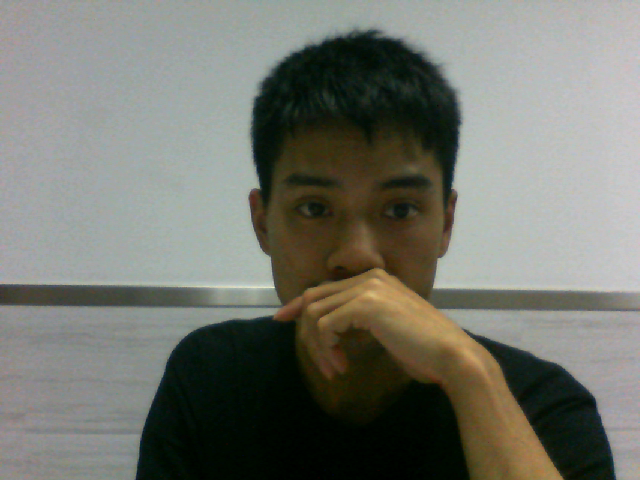
#> input picture section3/3.8/img/screenshot.png, 640 x 480 px
$ python testThreshold.py
#> lines starting #> are read from the running program, lines starting #| are printed output that depends on the picture; after the words box and inside, x2 and y2 are one past the last pixel; in counts of white or black regions, pixels touching at a corner belong together
import cv2
import numpy as np
import matplotlib.pyplot as plt
from pylab import *

"""
threshold(src, thresh, maxval, type[, dst]) -> retval, dst
    @brief 函数 cvThreshold 对单通道数组应用固定阈值操作, 该函数的典型应用是对灰度图像进行阈值操作得到二值图像

    :param src 源图像
    :param thresh 进行分类的阈值
    :param maxval 高于（低于）阈值时赋予的新值
    :param type 一个方法选择参数, 常用的有：
            • cv2.THRESH_BINARY（黑白二值）
            • cv2.THRESH_BINARY_INV（黑白二值反转）
            • cv2.THRESH_TRUNC （得到的图像为多像素值）
            • cv2.THRESH_TOZERO
            • cv2.THRESH_TOZERO_INV
    :param dst （可选）输出图像数组, 其尺寸要和src相同

    该函数有两个返回值
    :return retVal 得到的阈值, 一般和thresh相同
    :return dst 阈值化后的图像
"""

img = cv2.imread('img/screenshot.png', 0) # 直接读为灰度图像
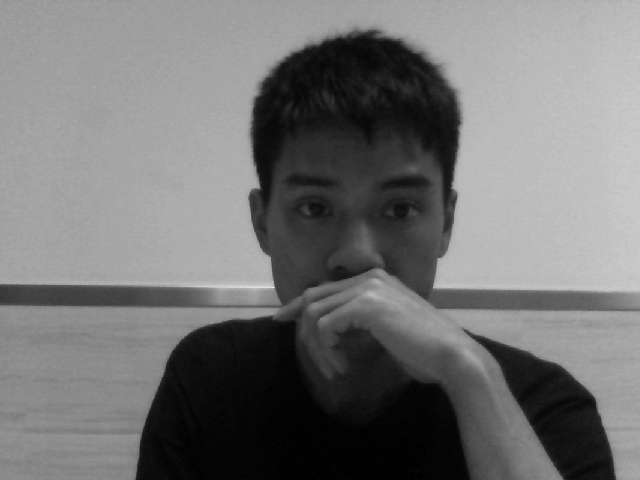
#> img: shape (480, 640); min 0, max 232, mean 115.5

# 二值化处理，低于阈值的像素点灰度值置为0, 高于阈值的值置为参数3
ret, thresh1 = cv2.threshold(img, 127, 255, cv2.THRESH_BINARY)
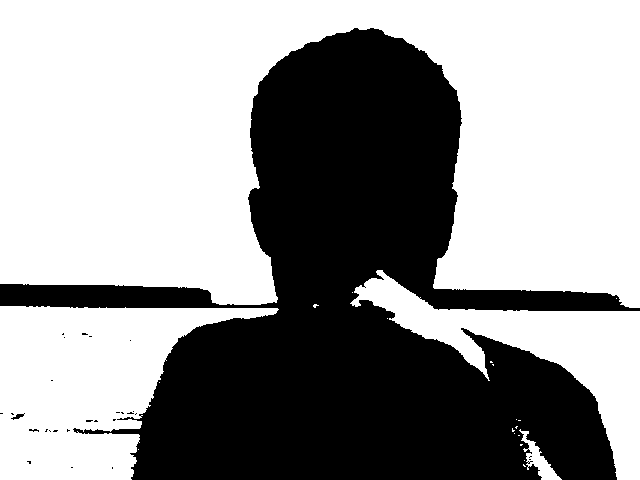
#> thresh1: shape (480, 640); 59.8% white; 28 black regions (26 under 20 px), largest, box (x1, y1, x2, y2) and area: (0, 28, 640, 480) 123214, (11, 413, 25, 420) 39
# 大于阈值的像素点灰度值置为0, 小于阈值置为参数3
ret, thresh2 = cv2.threshold(img, 127, 255, cv2.THRESH_BINARY_INV)
# 小于阈值的像素点灰度值不变, 大于阈值的像素点置为该阈值
ret, thresh3 = cv2.threshold(img, 127, 255, cv2.THRESH_TRUNC)
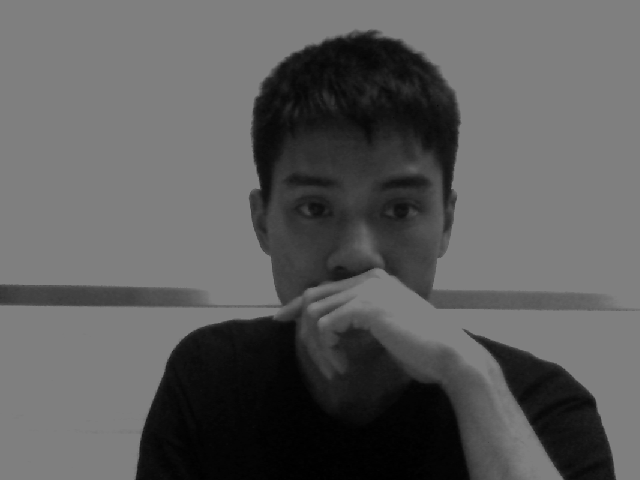
#> thresh3: shape (480, 640); min 0, max 127, mean 92.3
# 小于阈值的像素点灰度值不变, 大于阈值的像素点置为0, 其中参数3任取
ret, thresh4 = cv2.threshold(img, 127, 255, cv2.THRESH_TOZERO)
# 大于阈值的像素点灰度值不变, 小于阈值的像素点置为0, 其中参数3任取
ret, thresh5 = cv2.threshold(img, 127, 255, cv2.THRESH_TOZERO_INV)
titles = ['img', 'BINARY', 'BINARY_INV', 'TRUNC', 'TOZERO', 'TOZERO_INV']
images = [img, thresh1, thresh2, thresh3, thresh4, thresh5]
figure(1)
for i in range(6):
    plt.subplot(2, 3, i+1), plt.imshow(images[i], 'gray')
    plt.title(titles[i])
    plt.xticks([]), plt.yticks([])

ret, thresh1 = cv2.threshold(img, 45, 255, cv2.THRESH_BINARY)
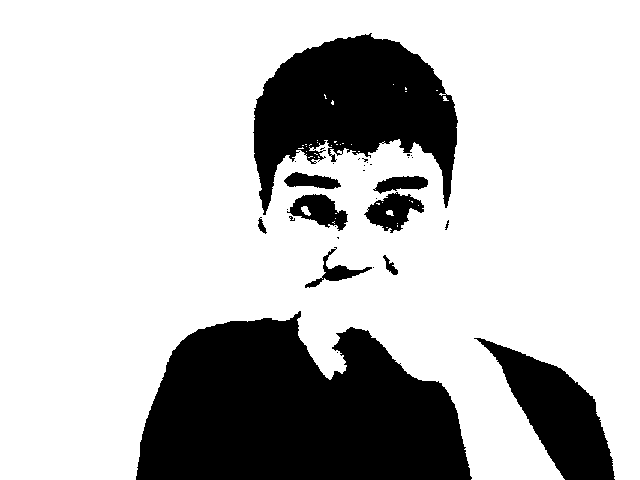
#> thresh1: shape (480, 640); 75.5% white; 31 black regions (21 under 20 px), largest, box (x1, y1, x2, y2) and area: (136, 311, 472, 480) 41616, (253, 33, 458, 215) 20663, (474, 338, 615, 480) 8358
ret, thresh2 = cv2.threshold(img, 45, 255, cv2.THRESH_BINARY_INV)
ret, thresh3 = cv2.threshold(img, 45, 255, cv2.THRESH_TRUNC)
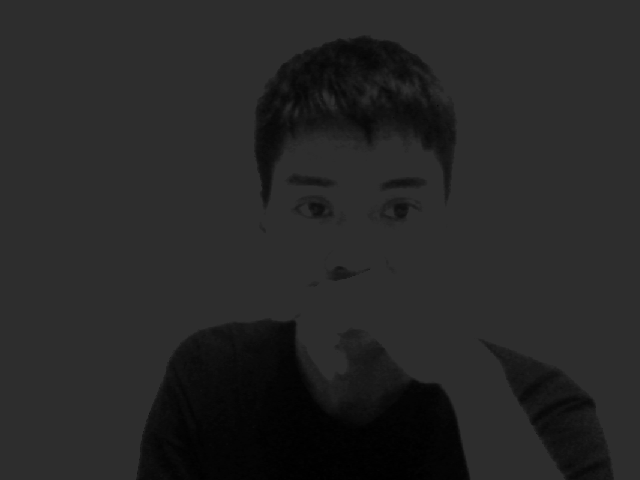
#> thresh3: shape (480, 640); min 0, max 45, mean 38.1
ret, thresh4 = cv2.threshold(img, 45, 255, cv2.THRESH_TOZERO)
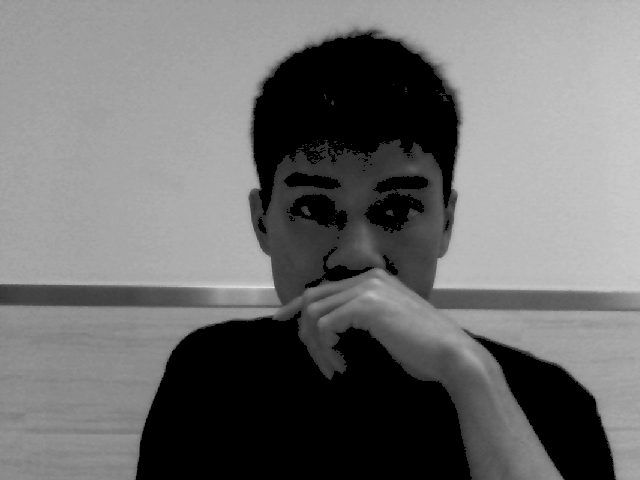
#> thresh4: shape (480, 640); min 0, max 232, mean 111.4
ret, thresh5 = cv2.threshold(img, 45, 255, cv2.THRESH_TOZERO_INV)
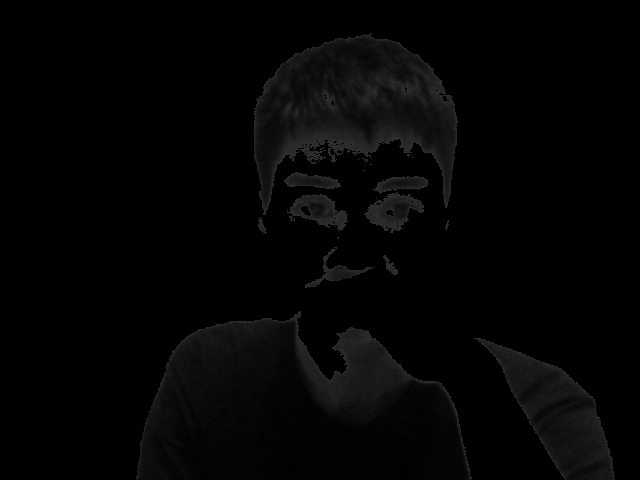
#> thresh5: shape (480, 640); min 0, max 45, mean 4.1
titles = ['img', 'BINARY', 'BINARY_INV', 'TRUNC', 'TOZERO', 'TOZERO_INV']
images = [img, thresh1, thresh2, thresh3, thresh4, thresh5]
figure(2)
for i in range(6):
    plt.subplot(2, 3, i+1), plt.imshow(images[i], 'gray')
    plt.title(titles[i])
    plt.xticks([]), plt.yticks([])

plt.show()
